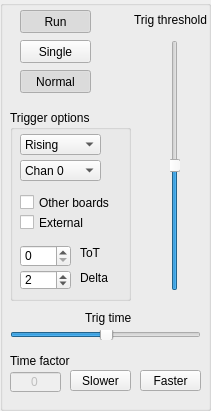
      <widget class="QGroupBox" name="groupBox_2">
       <property name="geometry">
        <rect>
         <x>190</x>
         <y>0</y>
         <width>211</width>
         <height>411</height>
        </rect>
       </property>
       <property name="font">
        <font>
         <family>Arial</family>
        </font>
       </property>
       <widget class="QSlider" name="threshold">
        <property name="geometry">
         <rect>
          <x>170</x>
          <y>40</y>
          <width>10</width>
          <height>251</height>
         </rect>
        </property>
        <property name="minimumSize">
         <size>
          <width>10</width>
          <height>0</height>
         </size>
        </property>
        <property name="maximumSize">
         <size>
          <width>10</width>
          <height>16777215</height>
         </size>
        </property>
        <property name="font">
         <font>
          <family>Arial</family>
         </font>
        </property>
        <property name="toolTip">
         <string>Trigger voltage threshold</string>
        </property>
        <property name="maximum">
         <number>255</number>
        </property>
        <property name="value">
         <number>128</number>
        </property>
        <property name="orientation">
         <enum>Qt::Vertical</enum>
        </property>
       </widget>
       <widget class="QSlider" name="thresholdPos">
        <property name="geometry">
         <rect>
          <x>10</x>
          <y>330</y>
          <width>191</width>
          <height>10</height>
         </rect>
        </property>
        <property name="minimumSize">
         <size>
          <width>0</width>
          <height>10</height>
         </size>
        </property>
        <property name="maximumSize">
         <size>
          <width>16777215</width>
          <height>10</height>
         </size>
        </property>
        <property name="font">
         <font>
          <family>Arial</family>
         </font>
        </property>
        <property name="toolTip">
         <string>Trigger time adjustment (amount to capture before vs after trigger time)</string>
        </property>
        <property name="minimum">
         <number>0</number>
        </property>
        <property name="maximum">
         <number>9900</number>
        </property>
        <property name="pageStep">
         <number>1</number>
        </property>
        <property name="value">
         <number>5000</number>
        </property>
        <property name="orientation">
         <enum>Qt::Horizontal</enum>
        </property>
       </widget>
       <widget class="QLabel" name="label_2">
        <property name="geometry">
         <rect>
          <x>10</x>
          <y>353</y>
          <width>71</width>
          <height>16</height>
         </rect>
        </property>
        <property name="font">
         <font>
          <family>Arial</family>
         </font>
        </property>
        <property name="text">
         <string>Time factor</string>
        </property>
       </widget>
       <widget class="QLabel" name="label_3">
        <property name="geometry">
         <rect>
          <x>85</x>
          <y>310</y>
          <width>51</width>
          <height>16</height>
         </rect>
        </property>
        <property name="font">
         <font>
          <family>Arial</family>
         </font>
        </property>
        <property name="text">
         <string>Trig time</string>
        </property>
       </widget>
       <widget class="QLabel" name="label_4">
        <property name="geometry">
         <rect>
          <x>130</x>
          <y>10</y>
          <width>81</width>
          <height>20</height>
         </rect>
        </property>
        <property name="font">
         <font>
          <family>Arial</family>
         </font>
        </property>
        <property name="text">
         <string>Trig threshold</string>
        </property>
        <property name="alignment">
         <set>Qt::AlignCenter</set>
        </property>
       </widget>
       <widget class="QPushButton" name="rollingButton">
        <property name="geometry">
         <rect>
          <x>20</x>
          <y>70</y>
          <width>71</width>
          <height>23</height>
         </rect>
        </property>
        <property name="font">
         <font>
          <family>Arial</family>
         </font>
        </property>
        <property name="toolTip">
         <string>Whether to enable the rolling 5 Hz auto trigger or not</string>
        </property>
        <property name="text">
         <string>Normal</string>
        </property>
        <property name="checkable">
         <bool>true</bool>
        </property>
        <property name="checked">
         <bool>true</bool>
        </property>
       </widget>
       <widget class="QPushButton" name="runButton">
        <property name="geometry">
         <rect>
          <x>20</x>
          <y>10</y>
          <width>71</width>
          <height>23</height>
         </rect>
        </property>
        <property name="font">
         <font>
          <family>Arial</family>
         </font>
        </property>
        <property name="toolTip">
         <string>Run or stop</string>
        </property>
        <property name="text">
         <string>Run</string>
        </property>
        <property name="checkable">
         <bool>true</bool>
        </property>
        <property name="checked">
         <bool>true</bool>
        </property>
       </widget>
       <widget class="QPushButton" name="singleButton">
        <property name="geometry">
         <rect>
          <x>20</x>
          <y>40</y>
          <width>71</width>
          <height>23</height>
         </rect>
        </property>
        <property name="font">
         <font>
          <family>Arial</family>
         </font>
        </property>
        <property name="toolTip">
         <string>Single event capture or continuous</string>
        </property>
        <property name="text">
         <string>Single</string>
        </property>
        <property name="checkable">
         <bool>true</bool>
        </property>
       </widget>
       <widget class="QPushButton" name="timeslowButton">
        <property name="geometry">
         <rect>
          <x>70</x>
          <y>370</y>
          <width>61</width>
          <height>21</height>
         </rect>
        </property>
        <property name="font">
         <font>
          <family>Arial</family>
         </font>
        </property>
        <property name="toolTip">
         <string>Go to slower timebase, averaging samples if Highres is enabled)</string>
        </property>
        <property name="text">
         <string>Slower</string>
        </property>
       </widget>
       <widget class="QPushButton" name="timefastButton">
        <property name="geometry">
         <rect>
          <x>140</x>
          <y>370</y>
          <width>61</width>
          <height>21</height>
         </rect>
        </property>
        <property name="font">
         <font>
          <family>Arial</family>
         </font>
        </property>
        <property name="toolTip">
         <string>Go to faster timebase</string>
        </property>
        <property name="text">
         <string>Faster</string>
        </property>
       </widget>
       <widget class="QGroupBox" name="channelgroupBox_3">
        <property name="geometry">
         <rect>
          <x>10</x>
          <y>110</y>
          <width>121</width>
          <height>191</height>
         </rect>
        </property>
        <property name="font">
         <font>
          <family>Arial</family>
         </font>
        </property>
        <property name="title">
         <string>Trigger options</string>
        </property>
        <widget class="QCheckBox" name="exttrigCheck">
         <property name="geometry">
          <rect>
           <x>10</x>
           <y>84</y>
           <width>91</width>
           <height>17</height>
          </rect>
         </property>
         <property name="font">
          <font>
           <family>Arial</family>
          </font>
         </property>
         <property name="text">
          <string>Other boards</string>
         </property>
        </widget>
        <widget class="QSpinBox" name="totBox">
         <property name="geometry">
          <rect>
           <x>10</x>
           <y>135</y>
           <width>51</width>
           <height>22</height>
          </rect>
         </property>
         <property name="font">
          <font>
           <family>Arial</family>
          </font>
         </property>
         <property name="toolTip">
          <string>Time over threshold required to trigger (samples)</string>
         </property>
         <property name="minimum">
          <number>0</number>
         </property>
         <property name="maximum">
          <number>255</number>
         </property>
         <property name="value">
          <number>0</number>
         </property>
        </widget>
        <widget class="QLabel" name="label_6">
         <property name="geometry">
          <rect>
           <x>70</x>
           <y>135</y>
           <width>31</width>
           <height>16</height>
          </rect>
         </property>
         <property name="font">
          <font>
           <family>Arial</family>
          </font>
         </property>
         <property name="text">
          <string>ToT</string>
         </property>
        </widget>
        <widget class="QSpinBox" name="thresholdDelta">
         <property name="geometry">
          <rect>
           <x>10</x>
           <y>160</y>
           <width>51</width>
           <height>20</height>
          </rect>
         </property>
         <property name="font">
          <font>
           <family>Arial</family>
          </font>
         </property>
         <property name="toolTip">
          <string>Amount needed over threshold to trigger (ADC values)</string>
         </property>
         <property name="minimum">
          <number>0</number>
         </property>
         <property name="maximum">
          <number>100</number>
         </property>
         <property name="value">
          <number>2</number>
         </property>
        </widget>
        <widget class="QLabel" name="label_15">
         <property name="geometry">
          <rect>
           <x>70</x>
           <y>160</y>
           <width>31</width>
           <height>16</height>
          </rect>
         </property>
         <property name="font">
          <font>
           <family>Arial</family>
          </font>
         </property>
         <property name="text">
          <string>Delta</string>
         </property>
        </widget>
        <widget class="QCheckBox" name="extsmatrigCheck">
         <property name="geometry">
          <rect>
           <x>10</x>
           <y>104</y>
           <width>91</width>
           <height>17</height>
          </rect>
         </property>
         <property name="font">
          <font>
           <family>Arial</family>
          </font>
         </property>
         <property name="text">
          <string>External</string>
         </property>
        </widget>
        <widget class="QComboBox" name="risingfalling_comboBox">
         <property name="geometry">
          <rect>
           <x>10</x>
           <y>24</y>
           <width>81</width>
           <height>21</height>
          </rect>
         </property>
         <property name="toolTip">
          <string>Whether to use rising or falling edge for this board's trigger</string>
         </property>
         <property name="currentText">
          <string>Rising</string>
         </property>
         <property name="currentIndex">
          <number>0</number>
         </property>
         <property name="maxVisibleItems">
          <number>2</number>
         </property>
         <item>
          <property name="text">
           <string>Rising</string>
          </property>
         </item>
         <item>
          <property name="text">
           <string>Falling</string>
          </property>
         </item>
        </widget>
        <widget class="QComboBox" name="trigchan_comboBox">
         <property name="geometry">
          <rect>
           <x>10</x>
           <y>50</y>
           <width>81</width>
           <height>21</height>
          </rect>
         </property>
         <property name="toolTip">
          <string>Which channel to trigger on for this board</string>
         </property>
         <property name="currentText">
          <string>Chan 0</string>
         </property>
         <property name="currentIndex">
          <number>0</number>
         </property>
         <property name="maxVisibleItems">
          <number>2</number>
         </property>
         <item>
          <property name="text">
           <string>Chan 0</string>
          </property>
         </item>
         <item>
          <property name="text">
           <string>Chan 1</string>
          </property>
         </item>
        </widget>
       </widget>
       <widget class="QLineEdit" name="timebaseBox">
        <property name="enabled">
         <bool>false</bool>
        </property>
        <property name="geometry">
         <rect>
          <x>10</x>
          <y>372</y>
          <width>51</width>
          <height>20</height>
         </rect>
        </property>
        <property name="font">
         <font>
          <family>Arial</family>
         </font>
        </property>
        <property name="toolTip">
         <string>Timebase factor (power of 3.2 GS/s)</string>
        </property>
        <property name="text">
         <string>0</string>
        </property>
        <property name="alignment">
         <set>Qt::AlignCenter</set>
        </property>
       </widget>
      </widget>
